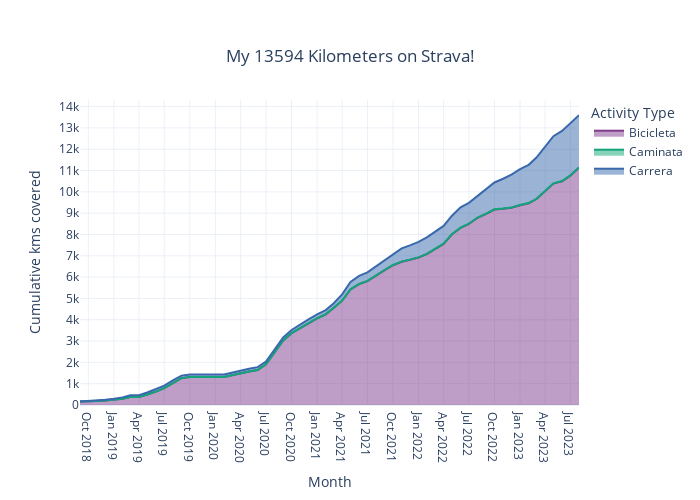

Write notebook code for a chart like this one.
### Markdown cell above
Gráfica de los kilometros recorridos por tipo de actividad

### Code cell
# For the plot tile
total_km = round(df_km["total_distance_km"].sum())

# Plot a stacked area plot
fig_km = px.area(
    csum,
    x=time_unit_km,
    y="csum_km",
    color="Activity Type",
    title=f"My {total_km} Kilometers on Strava!",  # Set title text
    hover_data={  # Define variables for hover text
        "csum_km": ":.1f",
        "count": ":f",
        "total_distance_km": ":.1f",
        "avg_distance_km": ":.1f",
    },
    labels=dict(  # Define labels for variables
        count="Number of activities",
        avg_distance_km="Average kms per activity",
        total_distance_km="Total kms covered",
        csum_km="Cumulative kms covered",
    ),
    color_discrete_sequence=px.colors.qualitative.Bold,  # Define color swatch
)

# Set max allowed of ticks on x and y axes
fig_km.update_xaxes(nticks=20)
fig_km.update_yaxes(nticks=15)

# Adjust the size and layout
fig_km.update_layout(
    autosize=False,
    width=700,
    height=500,
    template="plotly_white",  # Others options: "plotly", "plotly_dark", "ggplot2", "seaborn", "simple_white"
    title={"y": 0.9, "x": 0.5, "xanchor": "center", "yanchor": "top"},  # Center title
)

fig_km.show()

### Figure 1 — Plotly figure (JSON) as saved in the notebook; plotly's stock layout.template omitted (floating-point values rounded to 4 significant figures; data arrays with more than 128 entries replaced by an {"elided": "..."} marker saying what was removed)
{"data": [{"customdata": {"elided": "55x3 float values"}, "fillpattern": {"shape": ""}, "hovertemplate": "Activity Type=Bicicleta<br>Month=%{x}<br>Cumulative kms covered=%{y:.1f}<br>Number of activities=%{customdata[0]:f}<br>Total kms covered=%{customdata[1]:.1f}<br>Average kms per activity=%{customdata[2]:.1f}<extra></extra>", "legendgroup": "Bicicleta", "line": {"color": "rgb(127, 60, 141)"}, "marker": {"symbol": "circle"}, "mode": "lines", "name": "Bicicleta", "orientation": "v", "showlegend": true, "stackgroup": "1", "type": "scatter", "x": ["2018-09", "2018-10", "2018-11", "2018-12", "2019-01", "2019-02", "2019-03", "2019-04", "2019-05", "2019-06", "2019-07", "2019-08", "2019-09", "2019-10", "2020-02", "2020-05", "2020-06", "2020-07", "2020-08", "2020-09", "2020-10", "2020-11", "2020-12", "2021-01", "2021-02", "2021-03", "2021-04", "2021-05", "2021-06", "2021-07", "2021-08", "2021-09", "2021-10", "2021-11", "2021-12", "2022-01", "2022-02", "2022-03", "2022-04", "2022-05", "2022-06", "2022-07", "2022-08", "2022-09", "2022-10", "2022-11", "2022-12", "2023-01", "2023-02", "2023-03", "2023-04", "2023-05", "2023-06", "2023-07", "2023-08"], "xaxis": "x", "y": [159.1, 159.1, 184.9, 210.3, 254.8, 297.5, 378.8, 378.8, 494.6, 626.0, 790.3, 1044.0, 1261.0, 1312.0, 1312.0, 1570.0, 1643.0, 1905.0, 2483.0, 3025.0, 3370.0, 3621.0, 3832.0, 4061.0, 4256.0, 4548.0, 4895.0, 5420.0, 5668.0, 5811.0, 6082.0, 6325.0, 6559.0, 6719.0, 6812.0, 6917.0, 7093.0, 7316.0, 7558.0, 8007.0, 8309.0, 8495.0, 8785.0, 8966.0, 9170.0, 9207.0, 9252.0, 9375.0, 9465.0, 9663.0, 10040.0, 10390.0, 10500.0, 10760.0, 11130.0], "yaxis": "y"}, {"customdata": {"elided": "55x3 float values"}, "fillpattern": {"shape": ""}, "hovertemplate": "Activity Type=Caminata<br>Month=%{x}<br>Cumulative kms covered=%{y:.1f}<br>Number of activities=%{customdata[0]:f}<br>Total kms covered=%{customdata[1]:.1f}<br>Average kms per activity=%{customdata[2]:.1f}<extra></extra>", "legendgroup": "Caminata", "line": {"color": "rgb(17, 165, 121)"}, "marker": {"symbol": "circle"}, "mode": "lines", "name": "Caminata", "orientation": "v", "showlegend": true, "stackgroup": "1", "type": "scatter", "x": ["2018-09", "2018-10", "2018-11", "2018-12", "2019-01", "2019-02", "2019-03", "2019-04", "2019-05", "2019-06", "2019-07", "2019-08", "2019-09", "2019-10", "2020-02", "2020-05", "2020-06", "2020-07", "2020-08", "2020-09", "2020-10", "2020-11", "2020-12", "2021-01", "2021-02", "2021-03", "2021-04", "2021-05", "2021-06", "2021-07", "2021-08", "2021-09", "2021-10", "2021-11", "2021-12", "2022-01", "2022-02", "2022-03", "2022-04", "2022-05", "2022-06", "2022-07", "2022-08", "2022-09", "2022-10", "2022-11", "2022-12", "2023-01", "2023-02", "2023-03", "2023-04", "2023-05", "2023-06", "2023-07", "2023-08"], "xaxis": "x", "y": [0, 0, 0, 0, 0, 0, 0, 0, 0, 0, 0, 0, 0, 0, 0, 0, 0, 0, 0, 0, 0, 8.844, 8.844, 8.844, 8.844, 8.844, 8.844, 8.844, 8.844, 8.844, 8.844, 8.844, 8.844, 8.844, 8.844, 8.844, 8.844, 8.844, 8.844, 8.844, 8.844, 8.844, 8.844, 8.844, 8.844, 8.844, 8.844, 8.844, 8.844, 8.844, 8.844, 8.844, 8.844, 8.844, 8.844], "yaxis": "y"}, {"customdata": {"elided": "55x3 float values"}, "fillpattern": {"shape": ""}, "hovertemplate": "Activity Type=Carrera<br>Month=%{x}<br>Cumulative kms covered=%{y:.1f}<br>Number of activities=%{customdata[0]:f}<br>Total kms covered=%{customdata[1]:.1f}<br>Average kms per activity=%{customdata[2]:.1f}<extra></extra>", "legendgroup": "Carrera", "line": {"color": "rgb(57, 105, 172)"}, "marker": {"symbol": "circle"}, "mode": "lines", "name": "Carrera", "orientation": "v", "showlegend": true, "stackgroup": "1", "type": "scatter", "x": ["2018-09", "2018-10", "2018-11", "2018-12", "2019-01", "2019-02", "2019-03", "2019-04", "2019-05", "2019-06", "2019-07", "2019-08", "2019-09", "2019-10", "2020-02", "2020-05", "2020-06", "2020-07", "2020-08", "2020-09", "2020-10", "2020-11", "2020-12", "2021-01", "2021-02", "2021-03", "2021-04", "2021-05", "2021-06", "2021-07", "2021-08", "2021-09", "2021-10", "2021-11", "2021-12", "2022-01", "2022-02", "2022-03", "2022-04", "2022-05", "2022-06", "2022-07", "2022-08", "2022-09", "2022-10", "2022-11", "2022-12", "2023-01", "2023-02", "2023-03", "2023-04", "2023-05", "2023-06", "2023-07", "2023-08"], "xaxis": "x", "y": [0, 18.3, 37.75, 37.75, 41.94, 60.59, 75.84, 79.63, 90.65, 114.3, 114.3, 114.3, 118.8, 118.8, 123.8, 134.6, 134.6, 134.6, 140.2, 144.2, 147.2, 157.8, 180.4, 180.4, 186.3, 207.0, 287.2, 343.7, 381.1, 401.2, 407.8, 444.0, 496.1, 618.4, 669.4, 726.8, 775.6, 806.0, 834.1, 863.1, 958.2, 978.8, 1002.0, 1126.0, 1262.0, 1400.0, 1546.0, 1679.0, 1794.0, 1937.0, 2064.0, 2212.0, 2349.0, 2440.0, 2452.0], "yaxis": "y"}], "layout": {"autosize": false, "height": 500, "legend": {"title": {"text": "Activity Type"}, "tracegroupgap": 0}, "title": {"text": "My 13594 Kilometers on Strava!", "x": 0.5, "xanchor": "center", "y": 0.9, "yanchor": "top"}, "width": 700, "xaxis": {"anchor": "y", "domain": [0, 1], "nticks": 20, "title": {"text": "Month"}}, "yaxis": {"anchor": "x", "domain": [0, 1], "nticks": 15, "title": {"text": "Cumulative kms covered"}}}}
